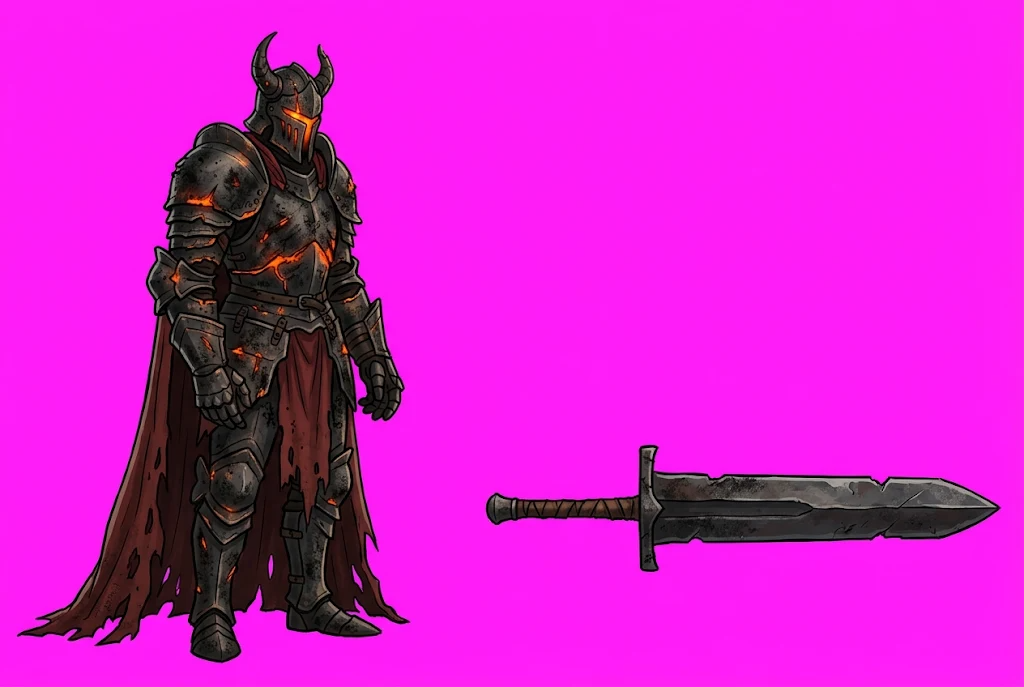
#> input picture design/characters/enemies/parts/AshCommander/source.png, 1024 x 687 px
$ python shade.py ../../design/characters/enemies/parts/AshCommander/source.png
#> lines starting #> are read from the running program, lines starting #| are printed output that depends on the picture; after the words box and inside, x2 and y2 are one past the last pixel; in counts of white or black regions, pixels touching at a corner belong together
#!/usr/bin/env python3
"""Paints light onto the code-drawn character frames, so they stand beside the painted backdrops
(2026-11-04, user: «make the game look very expensive»; decided by Claude under standing consent).

  python tools/characters/shade.py <frame.png> ...          -> shaded in place
  python tools/characters/shade.py --dir <folder> ...       -> every frame under the folders

Only the silhouette is known, so the light is read off its shape: a cool rim where the outline faces the
upper left (the light the rooms are painted with), a soft shade where it faces away, the body a little darker
toward the feet, and a faint inner glow off the lit side. The flat fills of the drawing turn into volume; the
ink outline and the eyes stay as they were. Run after tools/hero/split.py or tools/enemies/split.py on the
frames, then CharacterNormals.AttachAll for the normals.
"""
import sys
from pathlib import Path

import numpy as np
from PIL import Image, ImageFilter

LIGHT = np.array([-0.62, -0.78])          # towards the light, image axes (y down): upper left
RIM = np.array([214, 226, 240], np.float32)  # cool moonlit rim
RIM_STRENGTH, SHADE_STRENGTH, FEET_DARK = 0.7, 0.4, 0.22


def blur(a, sigma):
    img = Image.fromarray((np.clip(a, 0, 1) * 255).astype(np.uint8))
    return np.asarray(img.filter(ImageFilter.GaussianBlur(sigma)), np.float32) / 255


def close_seams(img):
    """The mesh's triangles (design/characters/_shared/mesh.js) meet along seams a hair less than opaque inside the
    figure, and the light below read each one as an edge and lit it (2026-11-06: diagonal stripes over the hero's
    cloak). Inside the silhouette alpha goes back to full; where it was well under, the colour comes from the opaque
    pixels round it. Gaps of up to two pixels close; the outline is left as it is."""
    px = np.asarray(img.convert("RGBA"), np.float32).copy()
    a = px[..., 3]
#> a: shape (687, 1024) float32; every value is 255
    alpha = Image.fromarray(np.clip(a, 0, 255).astype(np.uint8))
#> alpha: PIL image 1024x687 L; every value is 255
    closed = np.asarray(alpha.filter(ImageFilter.MaxFilter(3)).filter(ImageFilter.MinFilter(3)), np.float32)
    lift = closed > a                     # a hair under full counts too: the rim below asks for 255
#> lift: shape (687, 1024) bool; every value is 0
    if not lift.any():
        return img

    def around(x):
        p = np.pad(x, 1, mode="edge")
        return sum(p[1 + dy:1 + dy + x.shape[0], 1 + dx:1 + dx + x.shape[1]] for dy in (-1, 0, 1) for dx in (-1, 0, 1))

    solid = (a >= 250).astype(np.float32)
    weight = around(solid)
    faint = lift & (a < 200) & (weight > 0)
    for c in range(3):
        mean = around(px[..., c] * solid) / np.maximum(weight, 1)
        px[..., c][faint] = mean[faint]
    px[..., 3][lift] = closed[lift]
    return Image.fromarray(np.clip(px, 0, 255).astype(np.uint8), "RGBA")


def shade(img):
    img = close_seams(img)
#> img is the input picture: PIL image 1024x687 RGBA; mean R, G, B, A 211.5, 31, 202.1, 255
    px = np.asarray(img.convert("RGBA"), np.float32)
    rgb, a = px[..., :3], px[..., 3] / 255
#> a: shape (687, 1024) float32; every value is 1
    if a.max() < 0.05:
        return img
    soft = blur(a, 3.0)
    gy, gx = np.gradient(soft)
#> gy: shape (687, 1024) float32; every value is 0
    length = np.sqrt(gx * gx + gy * gy) + 1e-6
#> length: shape (687, 1024) float32; every value is 1e-06
    nx, ny = -gx / length, -gy / length          # out of the body
#> nx: shape (687, 1024) float32; every value is 0
    facing = nx * LIGHT[0] + ny * LIGHT[1]
    edge = np.clip((1 - blur(a, 5.0)) * 2.0, 0, 1) * a     # a band a few pixels in from the outline, past the ink
    deep = np.clip((1 - blur(a, 10.0)) * 1.5, 0, 1) * a    # a wider one, for the shade and the glow
    rim = np.clip(facing, 0, 1) ** 1.5 * edge
    away = np.clip(-facing, 0, 1) * deep
    # the ink stays ink: dark pixels take less of the rim
    lum = rgb.mean(-1) / 255
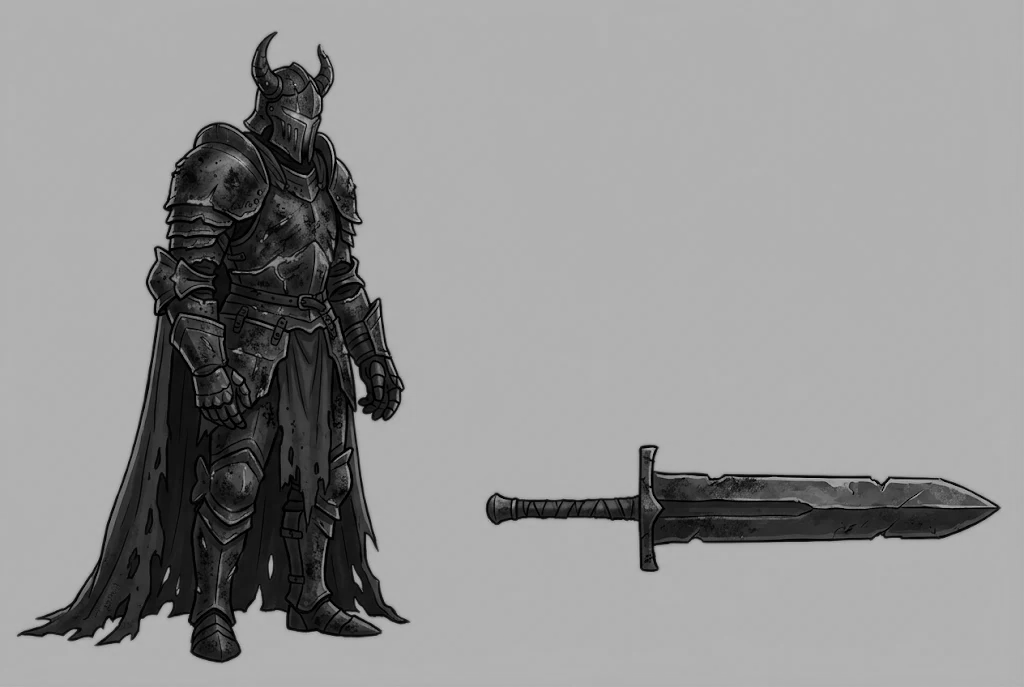
#> lum: shape (687, 1024) float32; min 0, max 0.749, mean 0.581
    ink = np.clip((lum - 0.06) / 0.12, 0, 1)
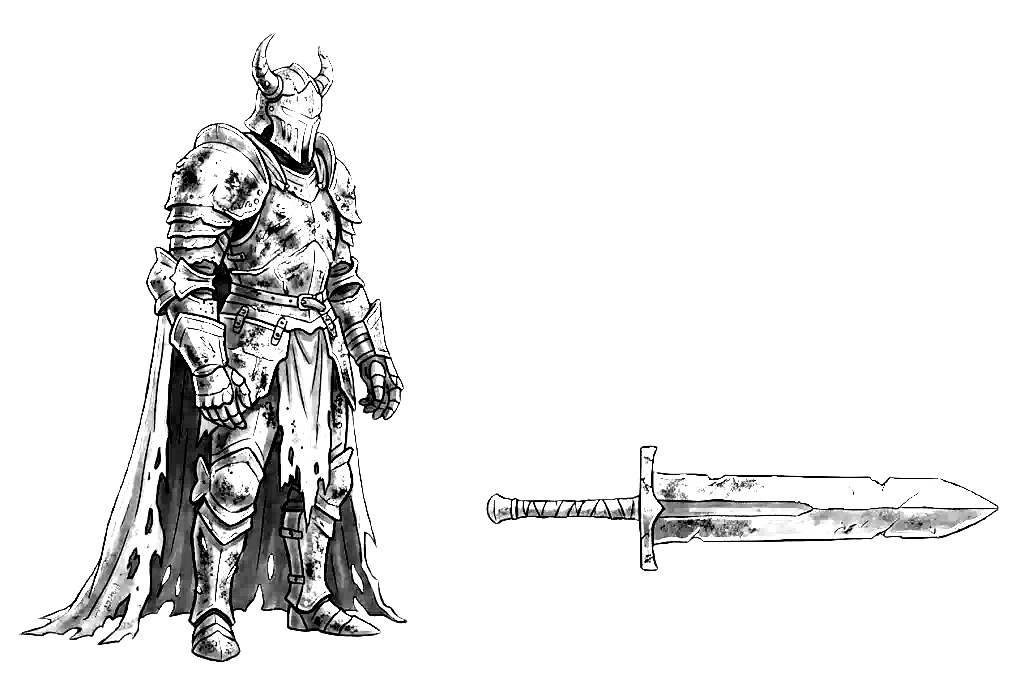
#> ink: shape (687, 1024) float32; min 0, max 1, mean 0.916
    out = rgb + (RIM - rgb) * (rim * RIM_STRENGTH * ink)[..., None]
    out *= (1 - away * SHADE_STRENGTH)[..., None]
    ys = np.nonzero(a.max(1) > 0.05)[0]
#> ys = 687 values from 0 to 686
    top, bottom = ys.min(), ys.max()
#> top = 0; bottom = 686
    t = np.clip((np.arange(a.shape[0]) - top) / max(1, bottom - top), 0, 1)
#> t = 687 values from 0 to 1
    out *= (1 - FEET_DARK * t[:, None] ** 2)[..., None]
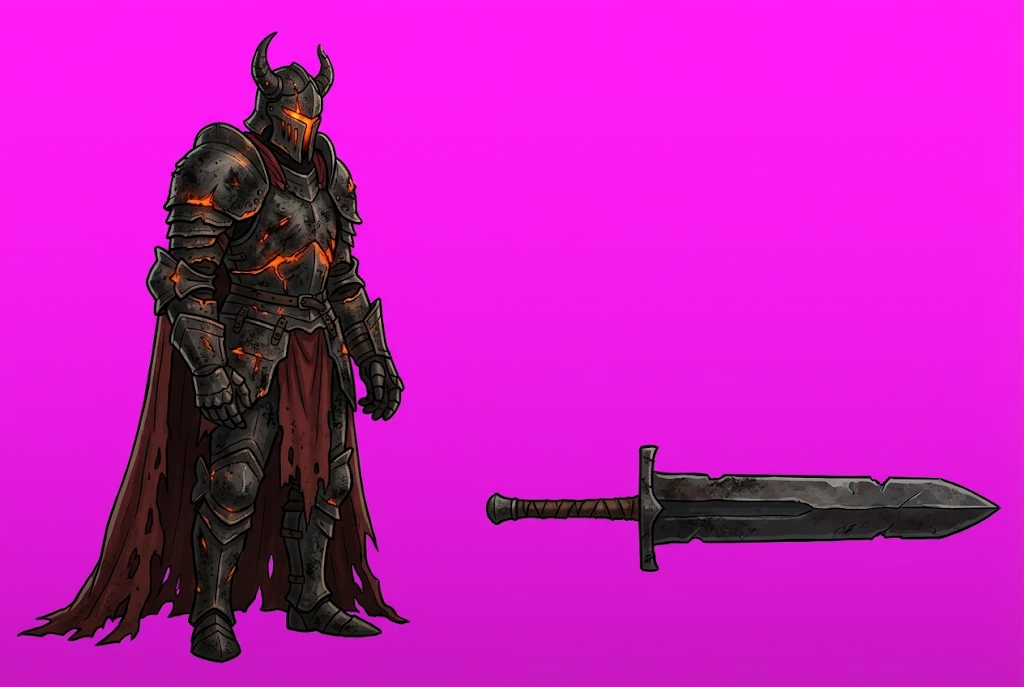
#> out: shape (687, 1024, 3) float32; mean R, G, B 196.7, 28.7, 188
    glow = np.clip(facing, 0, 1) * deep * (1 - edge)
    out += (RIM * 0.22 * glow[..., None] * ink[..., None])
    # the eyes stay as drawn: bright, coloured pixels are light sources, not surfaces
    mx, mn = rgb.max(-1), rgb.min(-1)
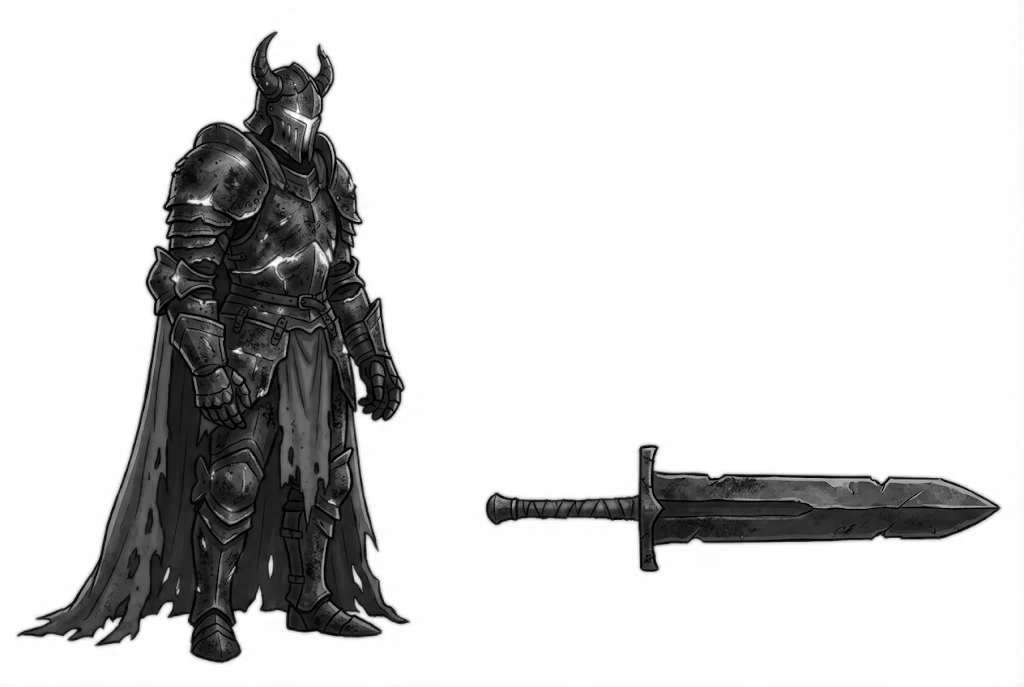
#> mx: shape (687, 1024) float32; min 0, max 255, mean 211.5
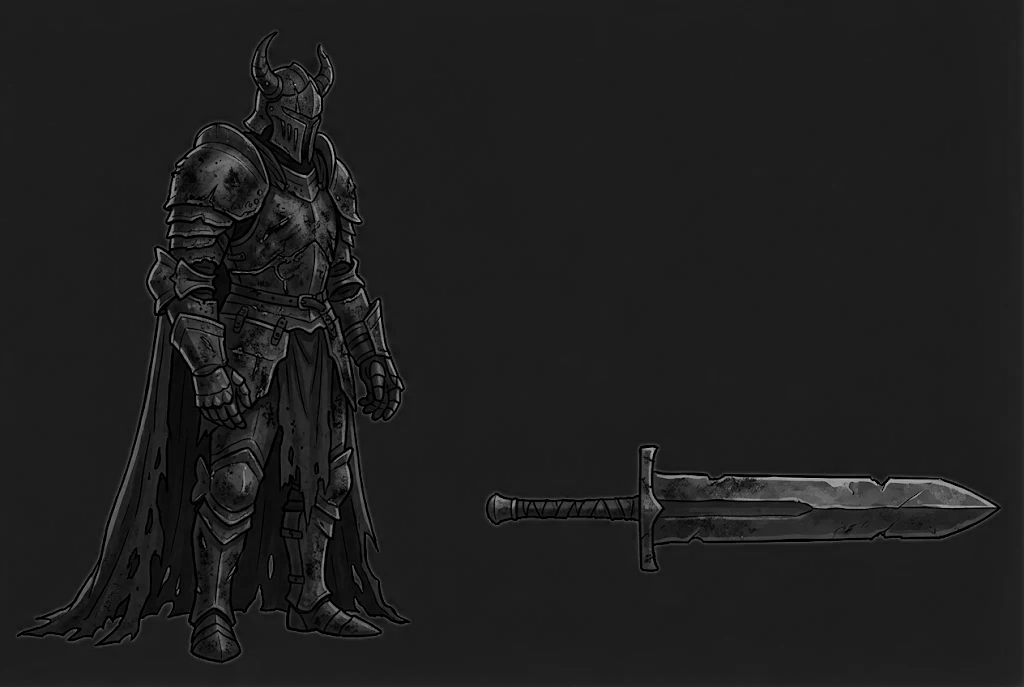
#> mn: shape (687, 1024) float32; min 0, max 177, mean 30.3
    lit = ((mx >= 200) & (mx - mn >= 60)) | (rgb.mean(-1) >= 235)
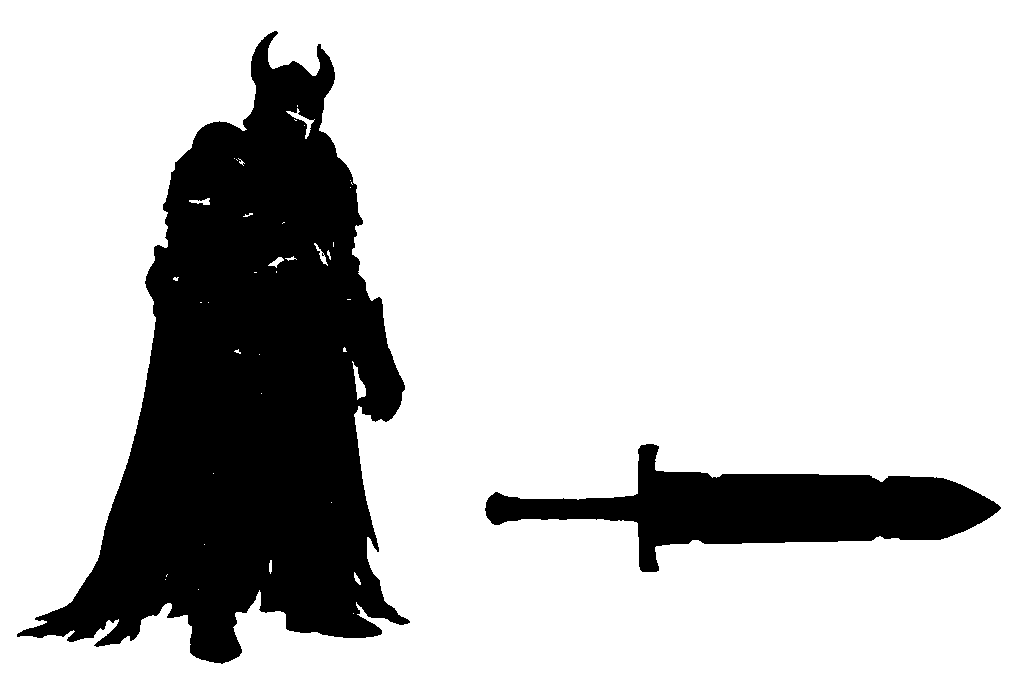
#> lit: shape (687, 1024) bool; 78.7% white; 2 black regions, box (x1, y1, x2, y2) and area: (17, 31, 410, 664) 122875, (485, 444, 1001, 572) 27008
    out[lit] = rgb[lit]
    res = np.dstack([np.clip(out, 0, 255), px[..., 3]]).astype(np.uint8)
    return Image.fromarray(res, "RGBA")


def hero_rim(img, strength=0.38):
    """The hero only: the outermost opaque pixels facing the light take the cool rim, so his edge reads the
    brightest and coldest on screen (VISUAL_BIBLE: the hero is the one cold light among warm enemies)."""
    px = np.asarray(img.convert("RGBA"), np.float32).copy()
    solid = px[..., 3] >= 250                # where the mesh's corners meet, a pixel may come out at 254
    left = np.zeros_like(solid); left[:, 1:] = solid[:, :-1]
    up = np.zeros_like(solid); up[1:, :] = solid[:-1, :]
    upleft = np.zeros_like(solid); upleft[1:, 1:] = solid[:-1, :-1]
    edge = solid & ~(left & up & upleft)
    inner = np.zeros_like(edge)  # and one pixel further in, so the line has body
    inner[:, 1:] |= edge[:, :-1]; inner[1:, :] |= edge[:-1, :]
    band = (edge | (inner & solid))
    k = np.where(edge, strength, strength * 0.35)[band][:, None]
    px[..., :3][band] = px[..., :3][band] * (1 - k) + RIM * k
    return Image.fromarray(px.astype(np.uint8), "RGBA")


def main():
    args = sys.argv[1:]
    files = []
    if args and args[0] == "--dir":
        for d in args[1:]:
            files += [p for p in Path(d).rglob("*.png")]
    else:
        files = [Path(a) for a in args]
    for f in files:
        shade(Image.open(f)).save(f)
    print(f"shaded {len(files)} frames")


if __name__ == "__main__":
    main()
